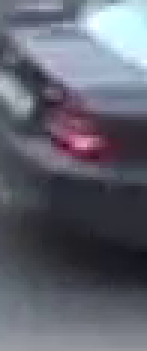
#> input picture pictures/100.png, 49 x 117 px, given in place of 00000.mp4, which was not available (shown 3 times larger)
$ python testy1.py
#> lines starting #> are read from the running program, lines starting #| are printed output that depends on the picture; pictures that were not available may be replaced by others from this repository, and a replacement may not be noted
import cv2
import numpy as np
import os
import csv
import time
from collections import deque

# Parameters
MAX_DISTANCE = 50
MIN_AREA = 500
COUNT_LINE_OFFSET = 200
MEMORY = 30
EXTRACTION_INTERVAL = 5  # seconds

# Directories
os.makedirs("pictures", exist_ok=True)
csv_file = "bboxes.csv"

# CSV header initialization
if not os.path.isfile(csv_file):
    with open(csv_file, mode="w", newline="") as f:
        writer = csv.writer(f)
        writer.writerow(["id", "area", "aspect_ratio", "solidity", "extent", "label"])

# Initialize
fgbg = cv2.createBackgroundSubtractorMOG2(history=300, varThreshold=50)
next_id = 0
tracks = {}
track_paths = {}
object_types = {}
last_bbox_info = {}
frame_counter = 0
bbox_id = 1
last_save_time = time.time()

def merge_boxes(boxes, iou_threshold=0.4):
    if not boxes:
        return []

    merged = []
    used = [False] * len(boxes)

    for i in range(len(boxes)):
        if used[i]:
            continue
        x1, y1, w1, h1 = boxes[i]
        x2, y2, w2, h2 = x1, y1, w1, h1

        for j in range(i + 1, len(boxes)):
            if used[j]:
                continue
            bx = boxes[j]
            if boxes_overlap((x2, y2, w2, h2), bx, threshold=iou_threshold):
                x2 = min(x2, bx[0])
                y2 = min(y2, bx[1])
                w2 = max(x2 + w2, bx[0] + bx[2]) - x2
                h2 = max(y2 + h2, bx[1] + bx[3]) - y2
                used[j] = True

        merged.append((x2, y2, w2, h2))
        used[i] = True

    if len(merged) < len(boxes):
        return merge_boxes(merged, iou_threshold)
    else:
        return merged

def boxes_overlap(box1, box2, threshold=0.4):
    x1, y1, w1, h1 = box1
    x2, y2, w2, h2 = box2
    xa = max(x1, x2)
    ya = max(y1, y2)
    xb = min(x1 + w1, x2 + w2)
    yb = min(y1 + h1, y2 + h2)
    inter_area = max(0, xb - xa) * max(0, yb - ya)
    box1_area = w1 * h1
    box2_area = w2 * h2
    iou = inter_area / float(box1_area + box2_area - inter_area + 1e-5)
    return iou > threshold

def remove_inner_boxes(boxes):
    filtered = []
    for i, (x1, y1, w1, h1) in enumerate(boxes):
        is_inner = False
        for j, (x2, y2, w2, h2) in enumerate(boxes):
            if i == j:
                continue
            if x1 >= x2 and y1 >= y2 and (x1 + w1) <= (x2 + w2) and (y1 + h1) <= (y2 + h2):
                is_inner = True
                break
        if not is_inner:
            filtered.append((x1, y1, w1, h1))
    return filtered

def extract_features(cnt, w, h):
    area = w * h
    aspect_ratio = h / w if w > 0 else 0
    hull = cv2.convexHull(cnt)
    hull_area = cv2.contourArea(hull)
    cnt_area = cv2.contourArea(cnt)
    solidity = cnt_area / hull_area if hull_area > 0 else 0
    rect_area = w * h
    extent = cnt_area / rect_area if rect_area > 0 else 0
    return area, aspect_ratio, solidity, extent

# Load video
cap = cv2.VideoCapture("filmy/00000.mp4")
frame_width = int(cap.get(cv2.CAP_PROP_FRAME_WIDTH))
frame_height = int(cap.get(cv2.CAP_PROP_FRAME_HEIGHT))
fps = cap.get(cv2.CAP_PROP_FPS)
frame_interval = int(fps * EXTRACTION_INTERVAL)
line_x = frame_width // 2 - COUNT_LINE_OFFSET

while cap.isOpened():
    ret, frame = cap.read()
#> frame is the input picture: shape (117, 49, 3); mean B, G, R 111, 99.5, 97.6
    if not ret:
        break

    frame_counter += 1
    blurred = cv2.GaussianBlur(frame, (11, 11), 0)
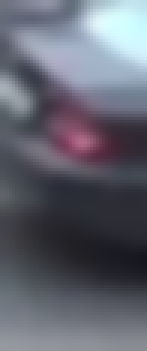
#> blurred: shape (117, 49, 3) (shown 3 times larger); mean B, G, R 111, 99.5, 97.6
    fgmask = fgbg.apply(blurred)
#> fgmask: shape (117, 49); every value is 127
    fgmask = cv2.medianBlur(fgmask, 5)
    _, thresh = cv2.threshold(fgmask, 170, 255, cv2.THRESH_BINARY)
#> thresh: shape (117, 49); every value is 0
    opening = cv2.morphologyEx(thresh, cv2.MORPH_OPEN, (15, 15))
    closing = cv2.morphologyEx(opening, cv2.MORPH_CLOSE, (105, 105))
    dilation = cv2.dilate(closing, (305, 305), iterations=15)
    filtered = dilation

    contours, _ = cv2.findContours(filtered, cv2.RETR_EXTERNAL, cv2.CHAIN_APPROX_SIMPLE)
#> contours = []

    filtered_boxes = []
    contour_map = {}
    for cnt in contours:
        x, y, w, h = cv2.boundingRect(cnt)
        area = w * h
        if area < MIN_AREA:
            continue
        filtered_boxes.append((x, y, w, h))
        contour_map[(x, y, w, h)] = cnt
#> this loop made 0 passes
#> after the loop, contour_map = 0 items; filtered_boxes = []

    merged_boxes = merge_boxes(filtered_boxes, iou_threshold=0.4)
#> merged_boxes = []
    merged_boxes = remove_inner_boxes(merged_boxes)

    # Every N frames = ~5 seconds
    if frame_counter % frame_interval == 0:
        for box in merged_boxes:
            x, y, w, h = box
            crop = frame[y:y + h, x:x + w]
            filename = f"pictures/{bbox_id}.png"
            cv2.imwrite(filename, crop)

            cnt = contour_map.get(box)
            if cnt is not None:
                area, ar, solidity, extent = extract_features(cnt, w, h)
            else:
                area, ar, solidity, extent = w * h, h / w if w > 0 else 0, 0, 0

            with open(csv_file, mode="a", newline="") as f:
                writer = csv.writer(f)
                writer.writerow([bbox_id, area, ar, solidity, extent, ""])
            bbox_id += 1

    # Draw
    for (x, y, w, h) in merged_boxes:
        cv2.rectangle(frame, (x, y), (x + w, y + h), (0, 255, 255), 2)

    cv2.line(frame, (line_x, 0), (line_x, frame_height), (255, 0, 0), 2)
    cv2.imshow("Bounding Boxes", frame)
    key = cv2.waitKey(1) & 0xFF
#> (key q is pressed here)
    if key == ord('q'):
        break

cap.release()
cv2.destroyAllWindows()

$ run again, on pictures/1005.png
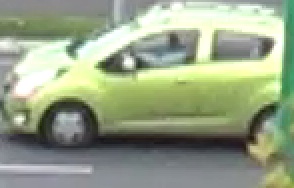
#> input picture pictures/1005.png, 147 x 94 px, given in place of 00000.mp4, which was not available (shown 2 times larger)
#> frame is the input picture: shape (94, 147, 3); mean B, G, R 134.6, 161.6, 150.5
#> `blurred = cv2.GaussianBlur(frame, (11, 11), 0)`:
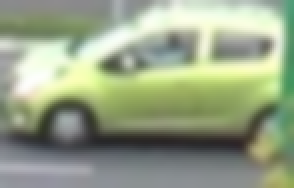
#> blurred: shape (94, 147, 3) (shown 2 times larger); mean B, G, R 134.7, 161.7, 150.5
#> fgmask: shape (94, 147); every value is 127
#> thresh: shape (94, 147); every value is 0
#> contours = []
#> after the loop `for cnt in contours:`: contour_map = 0 items; filtered_boxes = []

$ run again, on pictures/1028.png
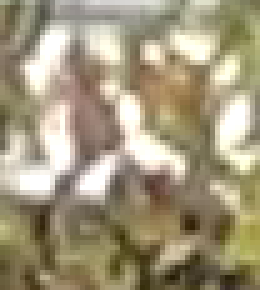
#> input picture pictures/1028.png, 52 x 58 px, given in place of 00000.mp4, which was not available (shown 5 times larger)
#> frame is the input picture: shape (58, 52, 3); mean B, G, R 124.9, 151.6, 162.2
#> `blurred = cv2.GaussianBlur(frame, (11, 11), 0)`:
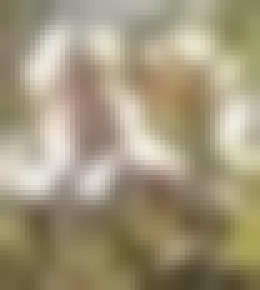
#> blurred: shape (58, 52, 3) (shown 5 times larger); mean B, G, R 124.8, 151.5, 162.2
#> fgmask: shape (58, 52); every value is 127
#> thresh: shape (58, 52); every value is 0
#> contours = []
#> after the loop `for cnt in contours:`: contour_map = 0 items; filtered_boxes = []

$ run again, on pictures/1041.png
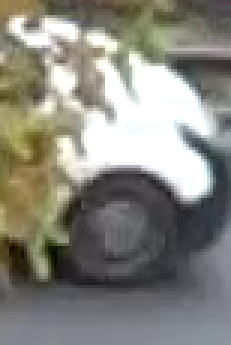
#> input picture pictures/1041.png, 77 x 115 px, given in place of 00000.mp4, which was not available (shown 3 times larger)
#> frame is the input picture: shape (115, 77, 3); mean B, G, R 126.6, 134.9, 136
#> `blurred = cv2.GaussianBlur(frame, (11, 11), 0)`:
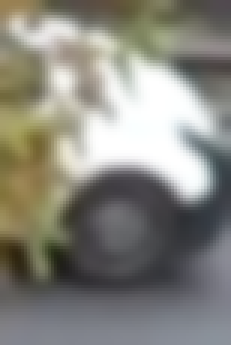
#> blurred: shape (115, 77, 3) (shown 3 times larger); mean B, G, R 126.5, 134.8, 136
#> fgmask: shape (115, 77); every value is 127
#> thresh: shape (115, 77); every value is 0
#> contours = []
#> after the loop `for cnt in contours:`: contour_map = 0 items; filtered_boxes = []
